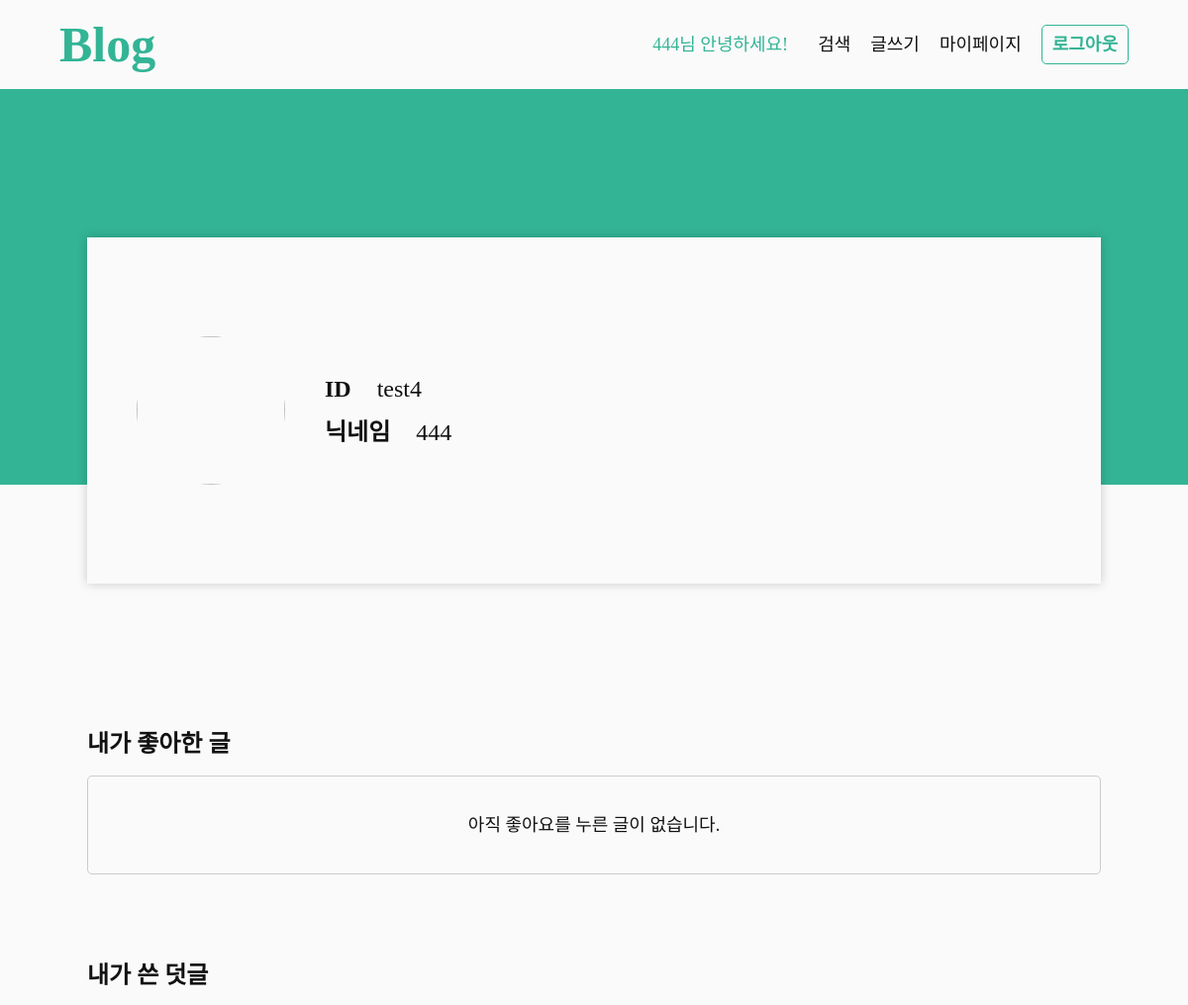
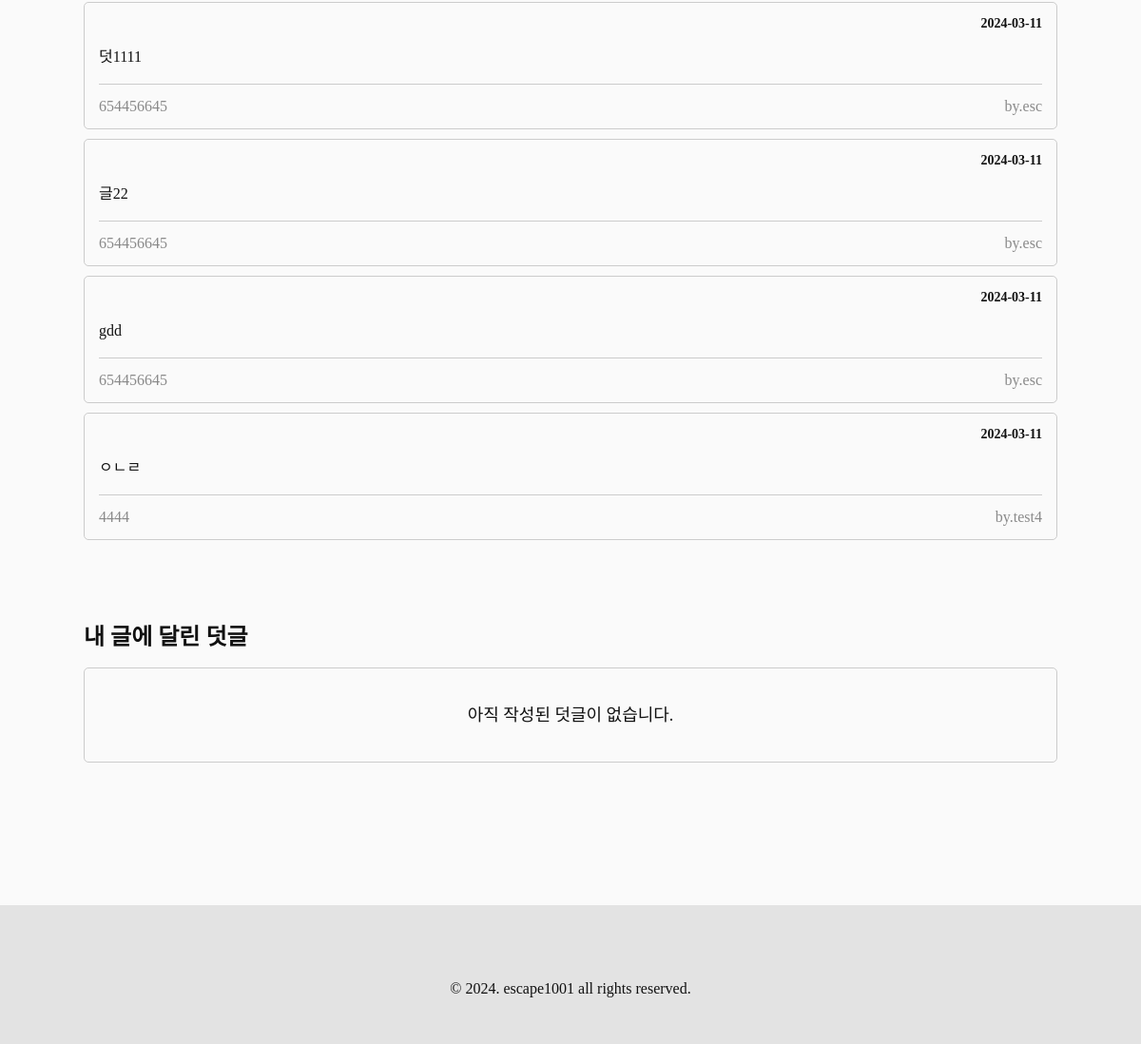
Screenshot of /accounts/mypage/ (signed in) with the database file from the repository (2 pictures, top to bottom).
### accounts/models.py (models this page shows, shortened)
class Profile(models.Model):
    user = models.ForeignKey(
        User, on_delete=models.CASCADE
    )
    nickname = models.CharField(max_length=10, default=get_default_nickname)
    profile_image = models.ImageField(
        upload_to="profile/%Y/%m/%d/", blank=True
    )

### blog/models.py (models this page shows, shortened)
class Comment(models.Model):
    post = models.ForeignKey(
        Post, on_delete=models.CASCADE, related_name='comments'
    )
    contents = models.TextField()
    created_at = models.DateTimeField(auto_now_add=True)
    updated_at = models.DateTimeField(auto_now=True)
    author = models.ForeignKey(
        User, on_delete=models.CASCADE
    )

class Post(models.Model):
    title=models.CharField(max_length=50)
    contents=tinymce_models.HTMLField()
    thumbnail_image = models.ImageField(
        upload_to="post/thumbnails/%Y/%m/%d/", blank=True
    )
    created_at = models.DateTimeField(auto_now_add=True)
    updated_at = models.DateTimeField(auto_now=True)
    author = models.ForeignKey(
        User, on_delete=models.CASCADE
    )
    tags = models.ManyToManyField('Tag', blank=True)
    view_count = models.PositiveIntegerField(default=0)

### accounts/views.py (the view)
# urls.py: path('mypage/', views.mypage, name="mypage"),
@login_required
def mypage(request):
    profile = Profile.objects.get(user=request.user)
    comments = Comment.objects.filter(author=request.user)
    liked = Like.objects.filter(author=request.user).values_list('post', flat=True)
    liked_posts = Post.objects.filter(pk__in=liked)
    commented_my = Post.objects.filter(author=request.user).annotate(num_comments=Count('comments')).filter(num_comments__gt=0)
    commented_myposts = Comment.objects.filter(~Q(author=request.user), post__in=commented_my)
    context = {
        "profile" : profile,
        "comments" : comments,
        "liked_posts" : liked_posts,
        "commented_myposts" : commented_myposts,
    }
    return render(request, 'accounts/mypage.html', context)

### accounts/context_processors.py (called while the page is built)
def profile_info(request):
    profile = None
    if request.user.is_authenticated:
        try:
            profile = Profile.objects.get(user=request.user)
        except Profile.DoesNotExist:
            pass
    return {'profile': profile}

### templates/accounts/mypage.html (shortened to what this page needs)
{% extends "base/base.html" %}
{% load static %}
{% block content %}
<main class="mypage-wrapper">
    <section class="profile-area">
        <div class="center-content">
            {% if author_info.profile_image %}
            <img class="profile-image" src="{{profile.profile_image.url}}" alt="{{profile.nickname}}의 프로필 이미지">
            {% else %}
            <img class="profile-image" src="{% static "assets/default_profile.png" %}">
            {% endif %}
            <div class="text-area">
                <p>
                    <b>ID</b>
                    <span>{{user.username}}</span>
                </p>
                <p>
                    <b>닉네임</b>
                    <span>{{profile.nickname}}</span>
                </p>
            </div>
        </div>
    </section>
    <section class="section-wrapper center-content">
        <h3 class="section-title">내가 좋아한 글</h3>
        <ul class="post-list">
            {% if not liked_posts %}
            <li class="empty">
                아직 좋아요를 누른 글이 없습니다.
            </li>
            {% endif %}
        </ul>
    </section>
    <section class="section-wrapper center-content">
        <h3 class="section-title">내가 쓴 덧글</h3>
        <ul class="comment-list">
            {% for comment in comments %}
            <li>
                <a href="{% url "post_detail" comment.post.pk %}">
                    <p class="author">
                        <span class="date">{{comment.created_at|date:"Y-m-d"}}</span>
                    </p>
                    <p class="comment">{{comment.contents}}</p>
                    <p class="post">
                        <span>{{comment.post.title}}</span>
                        <span>by.{{comment.post.author}}</span>
                    </p>
                </a>
            </li>
            {% endfor %}
        </ul>
    </section>
    <section class="section-wrapper center-content">
        <h3 class="section-title">내 글에 달린 덧글</h3>
        <ul class="comment-list">
            {% if not commented_myposts %}
            <li class="empty">
                아직 작성된 덧글이 없습니다.
            </li>
            {% endif %}
        </ul>
    </section>
</main>
{% endblock %}

### templates/base/header.html (shortened to what this page needs)
<header>
    <h1>
        <a href="{% url "main" %}">Blog</a>
    </h1>
    <ul>
        {% if request.user.is_authenticated %}
        <li class="hello">
            <a href="{% url "userhome" user.username %}">{{profile.nickname}}님 안녕하세요!</a>
        </li>
        <li>
            <a href="{% url "post_list" %}">검색</a>
        </li>
        <li>
            <a href="{% url "post_create" %}">글쓰기</a>
        </li>
        <li>
            <a href="{% url "mypage" %}">마이페이지</a>
        </li>
        <li>
            <form action="{% url "logout" %}" method="POST">
                <button class="default-btn">로그아웃</button>
            </form>
        </li>
        {% endif %}
    </ul>
</header>

### static/style/global.css (style rules this page uses)
:root { --color-point:#33b495; --color-point-2:#93e9d3; --color-black:#000000; --color-dark:#111111; --color-white:#ffffff; --color-light:#fafafa; --color-dark-grey:#8a8a8a; --color-mid-grey:#cccccc; --color-light-grey:#e3e3e3; --font-size-huge : 5rem; --font-size-bigger : 2.4rem; --font-size-big : 1.8rem; --font-size-default : 1.6rem; --font-size-small : 1.4rem; --font-size-smaller : 1.2rem; --container-max-width : 1024px; }
* { box-sizing: border-box; }
.center-content { width: 90%; max-width: var(--container-max-width); margin:0 auto; }
html { height:100%; font-size: 10px; }
body { height:100%; font-size: var(--font-size-default); color: var(--color-dark); background-color: var(--color-light); }
header { display: flex; justify-content: space-between; align-items: center; padding:2rem 5%; }
header h1 { color: var(--color-point); font-weight: 800; font-size: var(--font-size-huge); }
header ul { display: flex; align-items: center; gap:2rem; font-size: var(--font-size-big); }
header .hello { padding-right: 1rem; color:var(--color-point); }
main { min-height: 100vh; }
.section-wrapper { padding-top: 9rem; }
.section-title { font-size: var(--font-size-bigger); font-weight: 600; padding-bottom: 2rem; }
.post-list { display: flex; flex-wrap: wrap; gap:1rem; }
.post-list>li { border:1px solid var(--color-mid-grey); border-radius: .5rem; transition: all .2s ease-in-out; overflow: hidden; }
.post-list .empty { width: 100%; padding:4rem; font-size: var(--font-size-big); text-align: center; border:1px solid var(--color-mid-grey); border-radius: .5rem; }
.comment-list { display: flex; flex-direction: column; gap:1rem; }
.comment-list>li { border:1px solid var(--color-mid-grey); border-radius: .5rem; transition: all .2s ease-in-out; overflow: hidden; }
.comment-list>li a { padding:1.5rem; display: flex; flex-direction: column; gap:1rem; }
.comment-list>li .author { display: flex; justify-content: space-between; font-weight: 600; }
.comment-list>li .author .date { flex-grow: 1; text-align: right; font-size: var(--font-size-small); }
.comment-list>li .comment { padding:1rem 0; }
.comment-list>li .post { padding-top: 1.5rem; border-top: 1px solid var(--color-mid-grey); color:var(--color-dark-grey); display: flex; justify-content: space-between; align-items: center; }
.comment-list .empty { padding:4rem; text-align: center; font-size: var(--font-size-big); }
.default-btn { padding:1rem; font-weight: 600; color: var(--color-point); border-radius: .5rem; border:1px solid var(--color-point); transition: all .2s ease-in-out; }
.mypage-wrapper .profile-area { height: 40rem; background-color: var(--color-point); }
.mypage-wrapper .profile-area>div { padding:5rem; height: 35rem; display: flex; align-items: center; background-color: var(--color-light); transform: translateY(15rem); box-shadow: 0 0 1rem rgba(0,0,0,0.2); gap:4rem; }
.mypage-wrapper .profile-area .profile-image { width: 15rem; height: 15rem; border-radius: 50%; object-fit: cover; }
.mypage-wrapper .profile-area .text-area { display: flex; flex-direction: column; font-size: var(--font-size-bigger); gap:2rem; }
.mypage-wrapper .profile-area .text-area b { font-weight: 800; padding-right: 2rem; }
.mypage-wrapper .profile-area+section { padding-top: 25rem; }

### rows the page displays
Profile: nickname "444"
Comment: created_at "2024-03-11", contents "덧1111", post "654456645", post.author "esc"
Comment: created_at "2024-03-11", contents "글22", post "654456645", post.author "esc"
Comment: created_at "2024-03-11", contents "gdd", post "654456645", post.author "esc"
Comment: created_at "2024-03-11", contents "ㅇㄴㄹ", post "4444", post.author "test4"

### other values shown
{{ user.username }} "test4"
